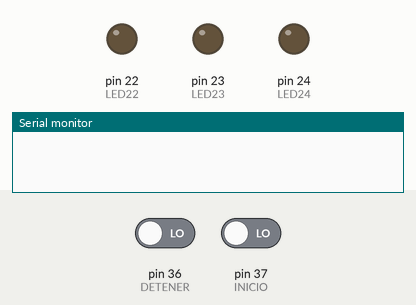
This sketch was run on a simulated Arduino Mega 2560, built with avr-gcc and run on an emulated ATmega2560. Shown: output pins drawn as LEDs (lit = HIGH), the last lines printed to the serial monitor. Inputs (shaded band) come from the test bench; at power-on: pin 37 (INICIO) LOW, pin 36 (DETENER) LOW.

Above: at 1.2 s.
1.3 s: pin 37 (INICIO) driven HIGH
At 1.9 s:
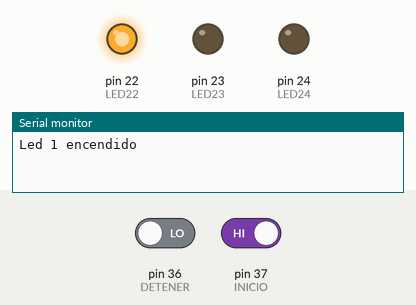
At 6.9 s:
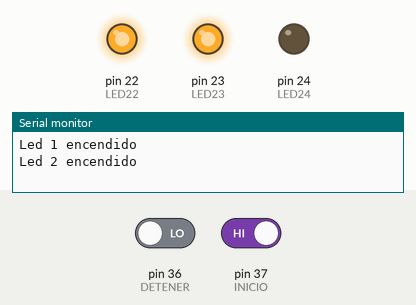
Timing chart, 0 to 12.8 s (numbered marks = the images above; inputs shaded):
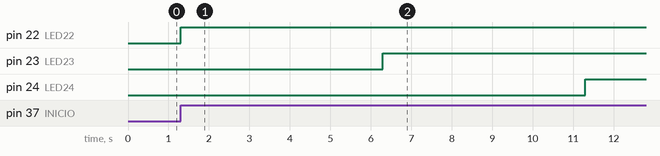

Measured:
- after the input at 1.3 s, pin 22 (LED22): LOW → HIGH at once; pin 23 (LED23): LOW → HIGH after 5.0 s; pin 24 (LED24): LOW → HIGH after 10.0 s

The sketch:

5Sec.ino
```cpp
#define LED22 22
#define LED23 23
#define LED24 24
#define INICIO 37
#define DETENER 36

void setup()
{
  pinMode(LED22, OUTPUT);
  pinMode(LED23,OUTPUT);
  pinMode(LED24, OUTPUT);
  pinMode(INICIO, INPUT);
  pinMode(DETENER, INPUT);
  digitalWrite(LED22, LOW);
  digitalWrite(LED23, LOW);
  digitalWrite(LED24, LOW);
  Serial.begin(9600);
}


void loop(){
  if(digitalRead(INICIO)==HIGH){
    digitalWrite(LED22, HIGH);
    Serial.println("Led 1 encendido");
    delay(5000);
    digitalWrite(LED23, HIGH);
    Serial.println("Led 2 encendido");
    delay(5000);
    digitalWrite(LED24, HIGH);
    Serial.println("Led 3 encendido");
    delay(5000);
    }
  if(digitalRead(DETENER)){
    digitalWrite(LED22, LOW);
    Serial.println("Led 1 apagado");
    delay(5000);
    digitalWrite(LED23, LOW);
    Serial.println("Led 2 apagado");
    delay(5000);
    digitalWrite(LED24, LOW);
    Serial.println("Led 3 APAGADO");
    delay(5000);
    }
  }
```
